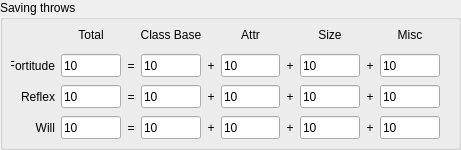
   <widget class="QGroupBox" name="SavingThrowsBox">
    <property name="geometry">
     <rect>
      <x>1270</x>
      <y>0</y>
      <width>461</width>
      <height>150</height>
     </rect>
    </property>
    <property name="minimumSize">
     <size>
      <width>461</width>
      <height>0</height>
     </size>
    </property>
    <property name="maximumSize">
     <size>
      <width>461</width>
      <height>150</height>
     </size>
    </property>
    <property name="title">
     <string>Saving throws</string>
    </property>
    <widget class="QWidget" name="layoutWidget">
     <property name="geometry">
      <rect>
       <x>11</x>
       <y>21</y>
       <width>431</width>
       <height>121</height>
      </rect>
     </property>
     <layout class="QGridLayout" name="SavingThrowsLayout">
      <item row="0" column="1">
       <widget class="QLabel" name="saving_throws_total_label">
        <property name="minimumSize">
         <size>
          <width>60</width>
          <height>21</height>
         </size>
        </property>
        <property name="maximumSize">
         <size>
          <width>60</width>
          <height>23</height>
         </size>
        </property>
        <property name="text">
         <string>Total</string>
        </property>
        <property name="alignment">
         <set>Qt::AlignCenter</set>
        </property>
       </widget>
      </item>
      <item row="0" column="3">
       <widget class="QLabel" name="saving_throws_class_base_label">
        <property name="minimumSize">
         <size>
          <width>60</width>
          <height>20</height>
         </size>
        </property>
        <property name="maximumSize">
         <size>
          <width>60</width>
          <height>23</height>
         </size>
        </property>
        <property name="text">
         <string>Class Base</string>
        </property>
        <property name="alignment">
         <set>Qt::AlignCenter</set>
        </property>
       </widget>
      </item>
      <item row="0" column="5">
       <widget class="QLabel" name="saving_throws_attr_bonus_label">
        <property name="minimumSize">
         <size>
          <width>59</width>
          <height>20</height>
         </size>
        </property>
        <property name="maximumSize">
         <size>
          <width>59</width>
          <height>23</height>
         </size>
        </property>
        <property name="text">
         <string>Attr</string>
        </property>
        <property name="alignment">
         <set>Qt::AlignCenter</set>
        </property>
       </widget>
      </item>
      <item row="0" column="7">
       <widget class="QLabel" name="saving_throws_size_bonus_label">
        <property name="minimumSize">
         <size>
          <width>60</width>
          <height>20</height>
         </size>
        </property>
        <property name="maximumSize">
         <size>
          <width>60</width>
          <height>23</height>
         </size>
        </property>
        <property name="text">
         <string>Size</string>
        </property>
        <property name="alignment">
         <set>Qt::AlignCenter</set>
        </property>
       </widget>
      </item>
      <item row="0" column="9">
       <widget class="QLabel" name="saving_throws_misc_bonus_label">
        <property name="minimumSize">
         <size>
          <width>60</width>
          <height>20</height>
         </size>
        </property>
        <property name="maximumSize">
         <size>
          <width>60</width>
          <height>23</height>
         </size>
        </property>
        <property name="text">
         <string>Misc</string>
        </property>
        <property name="alignment">
         <set>Qt::AlignCenter</set>
        </property>
       </widget>
      </item>
      <item row="1" column="0">
       <widget class="QLabel" name="saving_throws_fortitude_label">
        <property name="minimumSize">
         <size>
          <width>44</width>
          <height>20</height>
         </size>
        </property>
        <property name="maximumSize">
         <size>
          <width>44</width>
          <height>23</height>
         </size>
        </property>
        <property name="text">
         <string>Fortitude</string>
        </property>
        <property name="alignment">
         <set>Qt::AlignRight|Qt::AlignTrailing|Qt::AlignVCenter</set>
        </property>
       </widget>
      </item>
      <item row="1" column="1">
       <widget class="QLineEdit" name="saving_throws_fortitude_total">
        <property name="minimumSize">
         <size>
          <width>60</width>
          <height>23</height>
         </size>
        </property>
        <property name="maximumSize">
         <size>
          <width>60</width>
          <height>23</height>
         </size>
        </property>
        <property name="text">
         <string>10</string>
        </property>
       </widget>
      </item>
      <item row="1" column="2">
       <widget class="QLabel" name="_eq_sign_4">
        <property name="minimumSize">
         <size>
          <width>8</width>
          <height>10</height>
         </size>
        </property>
        <property name="maximumSize">
         <size>
          <width>8</width>
          <height>23</height>
         </size>
        </property>
        <property name="text">
         <string>=</string>
        </property>
        <property name="alignment">
         <set>Qt::AlignCenter</set>
        </property>
       </widget>
      </item>
      <item row="1" column="3">
       <widget class="QLineEdit" name="saving_throws_fortitude_class_base">
        <property name="minimumSize">
         <size>
          <width>60</width>
          <height>23</height>
         </size>
        </property>
        <property name="maximumSize">
         <size>
          <width>60</width>
          <height>23</height>
         </size>
        </property>
        <property name="text">
         <string>10</string>
        </property>
       </widget>
      </item>
      <item row="1" column="4">
       <widget class="QLabel" name="_plus_sign">
        <property name="minimumSize">
         <size>
          <width>8</width>
          <height>10</height>
         </size>
        </property>
        <property name="maximumSize">
         <size>
          <width>8</width>
          <height>23</height>
         </size>
        </property>
        <property name="text">
         <string>+</string>
        </property>
        <property name="alignment">
         <set>Qt::AlignCenter</set>
        </property>
       </widget>
      </item>
      <item row="1" column="5">
       <widget class="QLineEdit" name="saving_throws_fortitude_attr_bonus">
        <property name="minimumSize">
         <size>
          <width>59</width>
          <height>23</height>
         </size>
        </property>
        <property name="maximumSize">
         <size>
          <width>59</width>
          <height>23</height>
         </size>
        </property>
        <property name="text">
         <string>10</string>
        </property>
       </widget>
      </item>
      <item row="1" column="6">
       <widget class="QLabel" name="_plus_sign_4">
        <property name="minimumSize">
         <size>
          <width>8</width>
          <height>10</height>
         </size>
        </property>
        <property name="maximumSize">
         <size>
          <width>8</width>
          <height>23</height>
         </size>
        </property>
        <property name="text">
         <string>+</string>
        </property>
        <property name="alignment">
         <set>Qt::AlignCenter</set>
        </property>
       </widget>
      </item>
      <item row="1" column="7">
       <widget class="QLineEdit" name="saving_throws_fortitude_size_bonus">
        <property name="minimumSize">
         <size>
          <width>60</width>
          <height>23</height>
         </size>
        </property>
        <property name="maximumSize">
         <size>
          <width>60</width>
          <height>23</height>
         </size>
        </property>
        <property name="text">
         <string>10</string>
        </property>
       </widget>
      </item>
      <item row="1" column="8">
       <widget class="QLabel" name="_plus_sign_7">
        <property name="minimumSize">
         <size>
          <width>8</width>
          <height>10</height>
         </size>
        </property>
        <property name="maximumSize">
         <size>
          <width>8</width>
          <height>23</height>
         </size>
        </property>
        <property name="text">
         <string>+</string>
        </property>
        <property name="alignment">
         <set>Qt::AlignCenter</set>
        </property>
       </widget>
      </item>
      <item row="1" column="9">
       <widget class="QLineEdit" name="saving_throws_fortitude_misc_bonus">
        <property name="minimumSize">
         <size>
          <width>60</width>
          <height>23</height>
         </size>
        </property>
        <property name="maximumSize">
         <size>
          <width>60</width>
          <height>23</height>
         </size>
        </property>
        <property name="text">
         <string>10</string>
        </property>
       </widget>
      </item>
      <item row="2" column="0">
       <widget class="QLabel" name="saving_throws_reflex_label">
        <property name="minimumSize">
         <size>
          <width>44</width>
          <height>20</height>
         </size>
        </property>
        <property name="maximumSize">
         <size>
          <width>44</width>
          <height>23</height>
         </size>
        </property>
        <property name="text">
         <string>Reflex</string>
        </property>
        <property name="alignment">
         <set>Qt::AlignRight|Qt::AlignTrailing|Qt::AlignVCenter</set>
        </property>
       </widget>
      </item>
      <item row="2" column="1">
       <widget class="QLineEdit" name="saving_throws_reflex_total">
        <property name="minimumSize">
         <size>
          <width>60</width>
          <height>23</height>
         </size>
        </property>
        <property name="maximumSize">
         <size>
          <width>60</width>
          <height>23</height>
         </size>
        </property>
        <property name="text">
         <string>10</string>
        </property>
       </widget>
      </item>
      <item row="2" column="2">
       <widget class="QLabel" name="_eq_sign_5">
        <property name="minimumSize">
         <size>
          <width>8</width>
          <height>10</height>
         </size>
        </property>
        <property name="maximumSize">
         <size>
          <width>8</width>
          <height>23</height>
         </size>
        </property>
        <property name="text">
         <string>=</string>
        </property>
        <property name="alignment">
         <set>Qt::AlignCenter</set>
        </property>
       </widget>
      </item>
      <item row="2" column="3">
       <widget class="QLineEdit" name="saving_throws_reflex_class_bonus">
        <property name="minimumSize">
         <size>
          <width>60</width>
          <height>23</height>
         </size>
        </property>
        <property name="maximumSize">
         <size>
          <width>60</width>
          <height>23</height>
         </size>
        </property>
        <property name="text">
         <string>10</string>
        </property>
       </widget>
      </item>
      <item row="2" column="4">
       <widget class="QLabel" name="_plus_sign_2">
        <property name="minimumSize">
         <size>
          <width>8</width>
          <height>10</height>
         </size>
        </property>
        <property name="maximumSize">
         <size>
          <width>8</width>
          <height>23</height>
         </size>
        </property>
        <property name="text">
         <string>+</string>
        </property>
        <property name="alignment">
         <set>Qt::AlignCenter</set>
        </property>
       </widget>
      </item>
      <item row="2" column="5">
       <widget class="QLineEdit" name="saving_throws_reflex_attr_bonus">
        <property name="minimumSize">
         <size>
          <width>59</width>
          <height>23</height>
         </size>
        </property>
        <property name="maximumSize">
         <size>
          <width>59</width>
          <height>23</height>
         </size>
        </property>
        <property name="text">
         <string>10</string>
        </property>
       </widget>
      </item>
      <item row="2" column="6">
       <widget class="QLabel" name="_plus_sign_5">
        <property name="minimumSize">
         <size>
          <width>8</width>
          <height>10</height>
         </size>
        </property>
        <property name="maximumSize">
         <size>
          <width>8</width>
          <height>23</height>
         </size>
        </property>
        <property name="text">
         <string>+</string>
        </property>
        <property name="alignment">
         <set>Qt::AlignCenter</set>
        </property>
       </widget>
      </item>
      <item row="2" column="7">
       <widget class="QLineEdit" name="saving_throws_reflex_size_bonus">
        <property name="minimumSize">
         <size>
          <width>60</width>
          <height>23</height>
         </size>
        </property>
        <property name="maximumSize">
         <size>
          <width>60</width>
          <height>23</height>
         </size>
        </property>
        <property name="text">
         <string>10</string>
        </property>
       </widget>
      </item>
      <item row="2" column="8">
       <widget class="QLabel" name="_plus_sign_8">
        <property name="minimumSize">
         <size>
          <width>8</width>
          <height>10</height>
         </size>
        </property>
        <property name="maximumSize">
         <size>
          <width>8</width>
          <height>23</height>
         </size>
        </property>
        <property name="text">
         <string>+</string>
        </property>
        <property name="alignment">
         <set>Qt::AlignCenter</set>
        </property>
       </widget>
      </item>
      <item row="2" column="9">
       <widget class="QLineEdit" name="saving_throws_reflex_misc_bonus">
        <property name="minimumSize">
         <size>
          <width>60</width>
          <height>23</height>
         </size>
        </property>
        <property name="maximumSize">
         <size>
          <width>60</width>
          <height>23</height>
         </size>
        </property>
        <property name="text">
         <string>10</string>
        </property>
       </widget>
      </item>
      <item row="3" column="0">
       <widget class="QLabel" name="saving_throws_will_label">
        <property name="minimumSize">
         <size>
          <width>44</width>
          <height>23</height>
         </size>
        </property>
        <property name="maximumSize">
         <size>
          <width>44</width>
          <height>23</height>
         </size>
        </property>
        <property name="text">
         <string>Will</string>
        </property>
        <property name="alignment">
         <set>Qt::AlignRight|Qt::AlignTrailing|Qt::AlignVCenter</set>
        </property>
       </widget>
      </item>
      <item row="3" column="1">
       <widget class="QLineEdit" name="saving_throws_will_total">
        <property name="minimumSize">
         <size>
          <width>60</width>
          <height>23</height>
         </size>
        </property>
        <property name="maximumSize">
         <size>
          <width>60</width>
          <height>23</height>
         </size>
        </property>
        <property name="text">
         <string>10</string>
        </property>
       </widget>
      </item>
      <item row="3" column="2">
       <widget class="QLabel" name="_eq_sign_6">
        <property name="minimumSize">
         <size>
          <width>8</width>
          <height>10</height>
         </size>
        </property>
        <property name="maximumSize">
         <size>
          <width>8</width>
          <height>23</height>
         </size>
        </property>
        <property name="text">
         <string>=</string>
        </property>
        <property name="alignment">
         <set>Qt::AlignCenter</set>
        </property>
       </widget>
      </item>
      <item row="3" column="3">
       <widget class="QLineEdit" name="saving_throws_will_class_bonus">
        <property name="minimumSize">
         <size>
          <width>60</width>
          <height>23</height>
         </size>
        </property>
        <property name="maximumSize">
         <size>
          <width>60</width>
          <height>23</height>
         </size>
        </property>
        <property name="text">
         <string>10</string>
        </property>
       </widget>
      </item>
      <item row="3" column="4">
       <widget class="QLabel" name="_plus_sign_3">
        <property name="minimumSize">
         <size>
          <width>8</width>
          <height>10</height>
         </size>
        </property>
        <property name="maximumSize">
         <size>
          <width>8</width>
          <height>23</height>
         </size>
        </property>
        <property name="text">
         <string>+</string>
        </property>
        <property name="alignment">
         <set>Qt::AlignCenter</set>
        </property>
       </widget>
      </item>
      <item row="3" column="5">
       <widget class="QLineEdit" name="saving_throws_will_attr_bonus">
        <property name="minimumSize">
         <size>
          <width>59</width>
          <height>23</height>
         </size>
        </property>
        <property name="maximumSize">
         <size>
          <width>59</width>
          <height>23</height>
         </size>
        </property>
        <property name="text">
         <string>10</string>
        </property>
       </widget>
      </item>
      <item row="3" column="6">
       <widget class="QLabel" name="_plus_sign_6">
        <property name="minimumSize">
         <size>
          <width>8</width>
          <height>10</height>
         </size>
        </property>
        <property name="maximumSize">
         <size>
          <width>8</width>
          <height>23</height>
         </size>
        </property>
        <property name="text">
         <string>+</string>
        </property>
        <property name="alignment">
         <set>Qt::AlignCenter</set>
        </property>
       </widget>
      </item>
      <item row="3" column="7">
       <widget class="QLineEdit" name="saving_throws_will_size_bonus">
        <property name="minimumSize">
         <size>
          <width>60</width>
          <height>23</height>
         </size>
        </property>
        <property name="maximumSize">
         <size>
          <width>60</width>
          <height>23</height>
         </size>
        </property>
        <property name="text">
         <string>10</string>
        </property>
       </widget>
      </item>
      <item row="3" column="8">
       <widget class="QLabel" name="_plus_sign_9">
        <property name="minimumSize">
         <size>
          <width>8</width>
          <height>10</height>
         </size>
        </property>
        <property name="maximumSize">
         <size>
          <width>8</width>
          <height>23</height>
         </size>
        </property>
        <property name="text">
         <string>+</string>
        </property>
        <property name="alignment">
         <set>Qt::AlignCenter</set>
        </property>
       </widget>
      </item>
      <item row="3" column="9">
       <widget class="QLineEdit" name="saving_throws_will_misc_bonus">
        <property name="minimumSize">
         <size>
          <width>60</width>
          <height>23</height>
         </size>
        </property>
        <property name="maximumSize">
         <size>
          <width>60</width>
          <height>23</height>
         </size>
        </property>
        <property name="text">
         <string>10</string>
        </property>
       </widget>
      </item>
     </layout>
    </widget>
   </widget>
